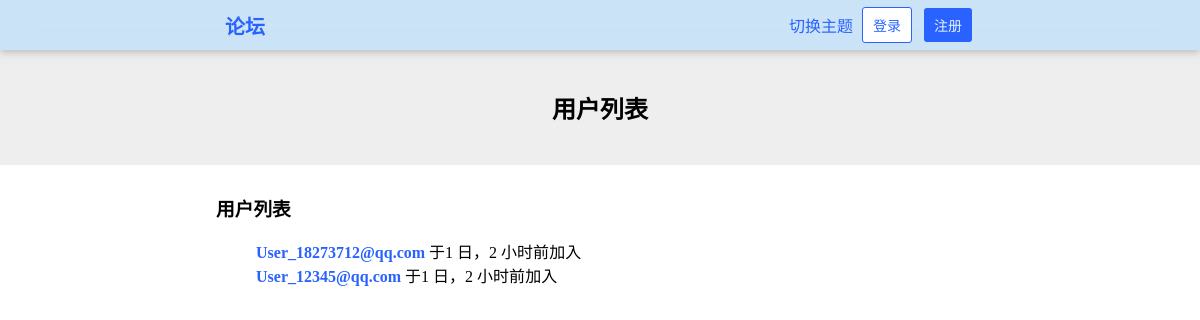
/users/, run on an earlier commit of the app's database.
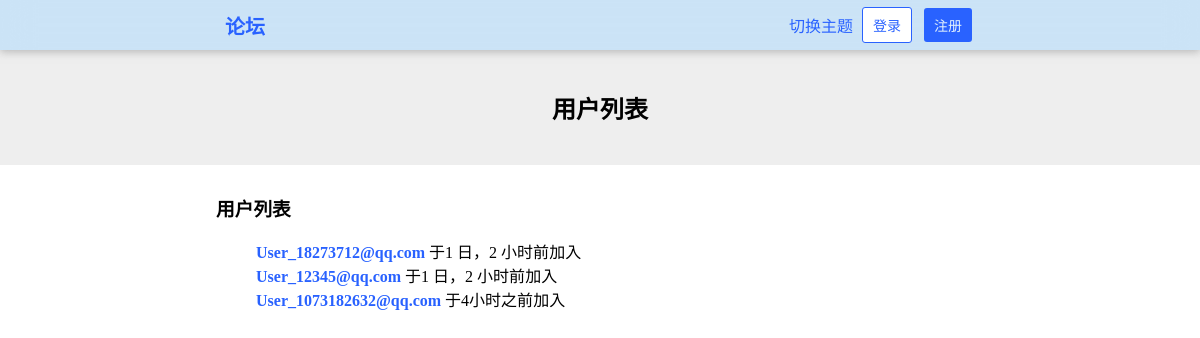
And on a later commit of the database.
### HustRava_app/models.py (models this page shows, shortened)
class User(models.Model):
    name = models.CharField(max_length=30,blank=True)
    email = models.EmailField(unique=True)
    password = models.CharField(max_length=30)
    created_at = models.DateTimeField(auto_now_add=True)
    bio = models.TextField(max_length = 100, blank=True)

### HustRava_app/views.py (the view)
# urls.py: path('users/', views.users, name="users"),                                  # 用户列表 GET
def users(request):
    user_list = User.objects.order_by('created_at')
    if "logged_in_user" in request.session:
        return render(request, 'users.html', {
            "user_list": user_list,
            "logged_in_user": request.session["logged_in_user"],
            "logged_in_user_email": request.session["logged_in_user_email"]
        })
    else:
        return render(request, 'users.html', {"user_list": user_list})

### HustRava_app/templates/users.html (shortened to what this page needs)
{% load humanize %}
{% load static %}
<!DOCTYPE html>
<html>
    <head>
        <link rel="stylesheet" type="text/css" href="{% static 'style.css' %}" />
        <link rel="stylesheet" type="text/css" href="{% static 'style-forum.css' %}" />
        <link rel="stylesheet" type="text/css" href="{% static 'style-dark.css' %}" />
    </head>
    <body>
        <header class="header">
            <a href="/" class="a-button header-title">论坛</a>
            {% if logged_in_user %}
                <div class="dropdown">
                    <button class="button-dropdown">{{ logged_in_user }}</button>
                    <div class="dropdown-content">
                        <ul>
                            <li><a href="/user/{{ logged_in_user_email }}"><div>个人主页</div></a></li>
                            <li><a href="/settings/"><div>设置</div></a></li>
                            <li><a onclick="toggle_theme()"><div>切换主题</div></a></li>
                            <div class="hr" style="margin: 4% 3px;"></div>
                            <li><a href="/logout/"><div class="logout-button">退出登录</div></a></li>
                        </ul>
                    </div>
                </div>
            {% else %}
                <a onclick="toggle_theme()" style="cursor: pointer;">切换主题</a>
                <a href="/login/" class="a-button"><button class="button-white">登录</button></a>
                <a href="/register/" class="a-button"><button>注册</button></a>
            {% endif %}
        </header>
        <div id="main">
            <div class="banner">
                <h2>用户列表</h2>
            </div>
            <div class="content">
                {% if user_list %}
                <h3>用户列表</h3>
                <ul style="list-style: none;">
                    {% for user in user_list %}
                        <li>
                            <a href="/user/{{ user.email }}/"><b>{{ user.name }}</b></a>
                            <span title="{{ user.created_at }}">于{{ user.created_at|naturaltime }}加入</span>
                        </li>
                    {% endfor %}
                </ul>
                {% else %}
                    <p>空空如也</p>
                {% endif %}
            </div>
        </div>
    </body>
</html>

What changed in the data, as far as the page shows it:
added User: name "User_1073182632@qq.com", created_at "4小时之前"
